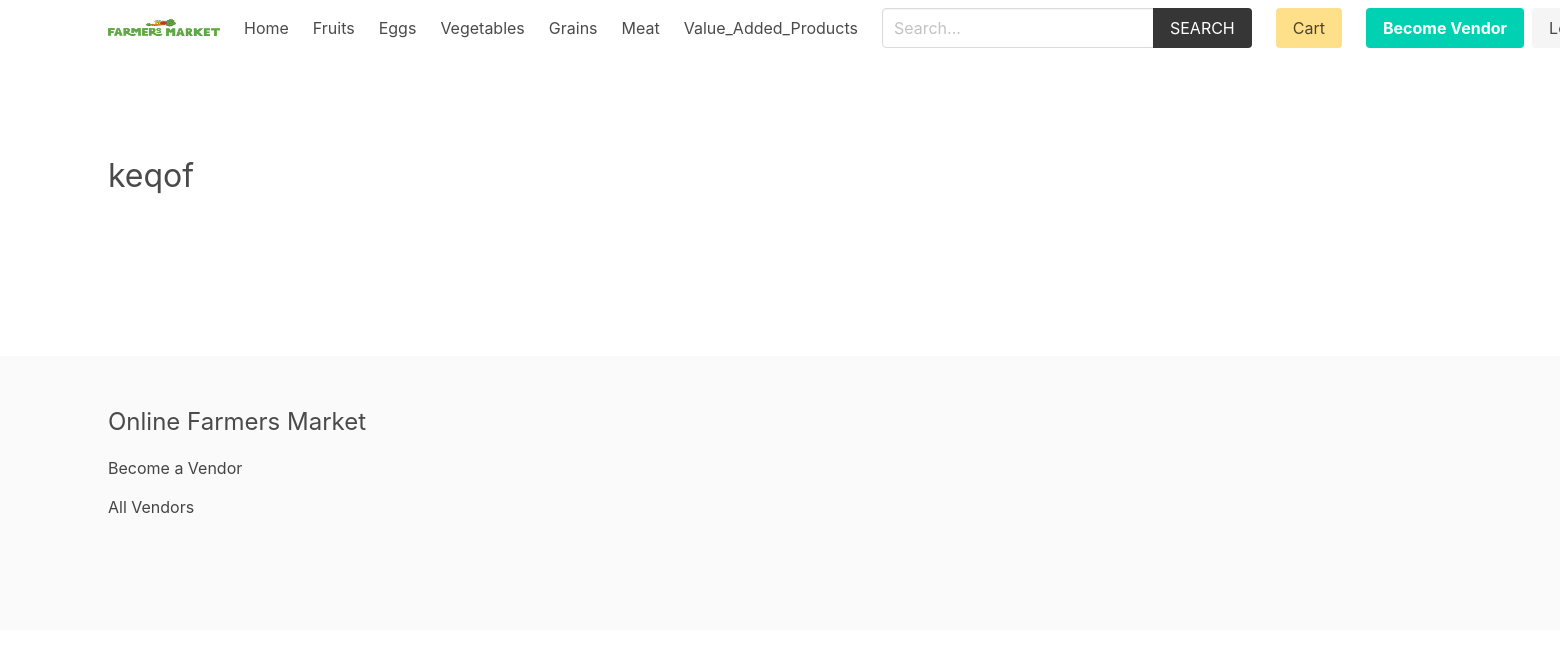
The page /vendor/2/ on the database as committed earlier.
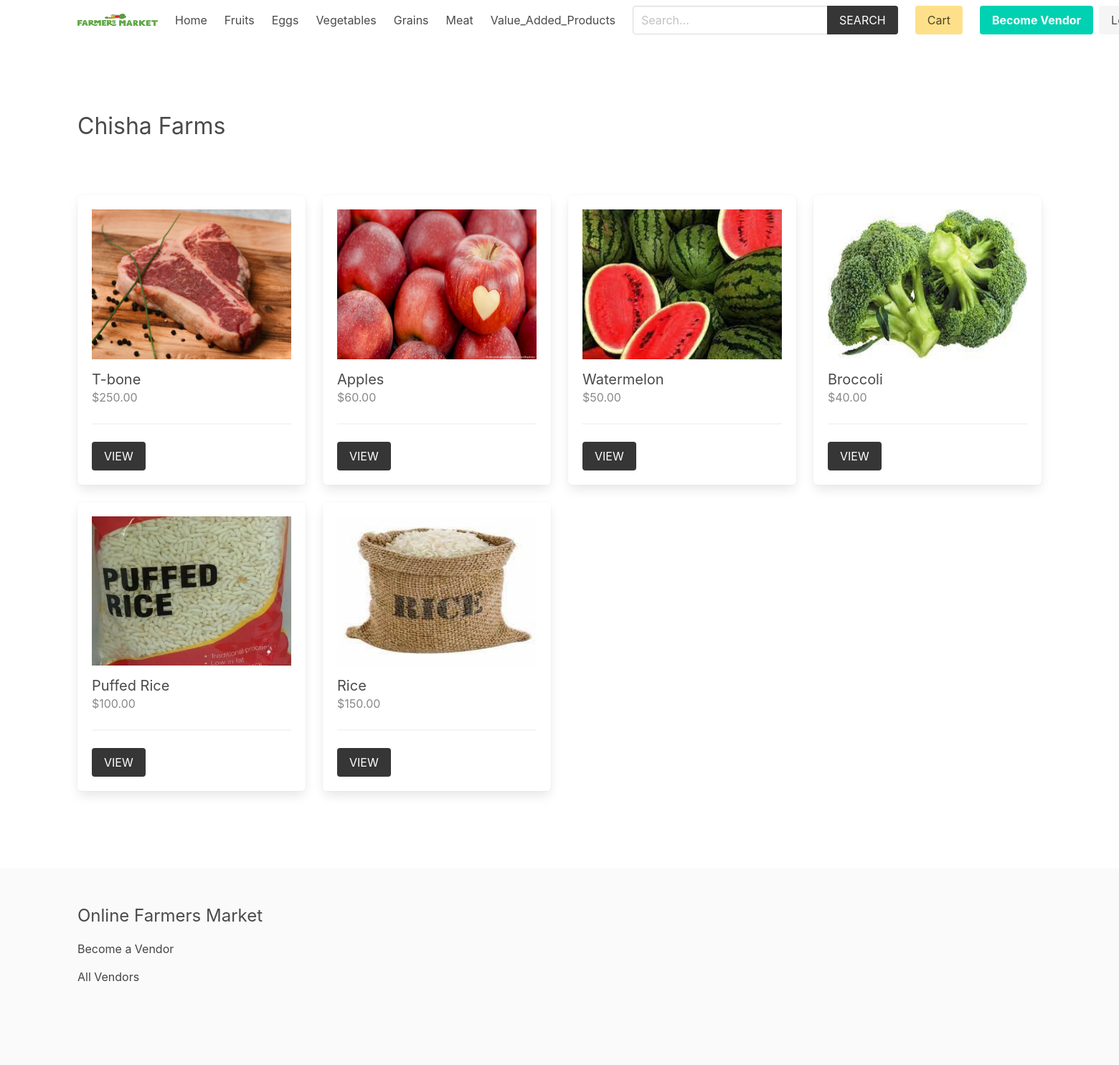
The same page on the database as committed later.
### product/models.py (models this page shows, shortened)
class Category(models.Model):
    title = models.CharField(max_length=50)
    slug = models.SlugField(max_length=55)
    ordering = models.IntegerField(default=0)
    class Meta:
        ordering = ['ordering']

class Product(models.Model):
    category = models.ForeignKey(Category, related_name='products', on_delete=models.CASCADE)
    vendor = models.ForeignKey(Vendor, related_name="products", on_delete=models.CASCADE)
    title = models.CharField(max_length=50)
    slug = models.SlugField(max_length=55)
    description = models.TextField(blank=True, null=True)
    price = models.DecimalField(max_digits=6, decimal_places=2)
    added_date = models.DateTimeField(auto_now_add=True)
    image = models.ImageField(upload_to='uploads/', blank=True, null=True)
    thumbnail = models.ImageField(upload_to='uploads/', blank=True, null=True) # Change uploads to thumbnails
    class Meta:
        ordering = ['-added_date']
    def get_thumbnail(self):
        if self.thumbnail:
            return self.thumbnail.url

### vendor/models.py (models this page shows, shortened)
class Vendor(models.Model):
    name = models.CharField(max_length=255)
    created_at = models.DateTimeField(auto_now_add=True)
    created_by = models.OneToOneField(User, related_name='vendor', on_delete=models.CASCADE)
    class Meta:
        ordering = ['name']

### vendor/views.py (the view)
# urls.py: path('vendor/', include('vendor.urls')),
def vendor(request, vendor_id):
    vendor = get_object_or_404(Vendor, pk=vendor_id)
    return render(request, 'vendor/vendor.html', {'vendor': vendor})

### cart/cart.py (called while the page is built)
    def __len__(self):
        return sum(item['quantity'] for item in self.cart.values())

### cart/context_processors.py (called while the page is built)
def cart(request):
    return {'cart': Cart(request)}

### product/context_processors.py (called while the page is built)
def menu_categories(request):
    categories = Category.objects.all()
    return {'categories': categories}

### templates/vendor/vendor.html (shortened to what this page needs)
{% extends 'core/base.html' %}
{% block content %}
    <div class="columns is-multiline mb-6">
        <div class="column is-12 has-test-centered mt-6 mb-6">
            <h2 class="is-size-3">{{vendor.name}}</h2>
        </div>
        {% for product in vendor.products.all %}
            {% include 'product/parts/list_item.html' %}
        {% endfor %}
    </div>
{% endblock content %}

### templates/core/base.html (shortened to what this page needs)
{% load static %}
<!DOCTYPE html>
<html lang="en">
<head>
    <link rel="stylesheet" href="https://cdn.jsdelivr.net/npm/bulma@0.9.2/css/bulma.min.css">
    <link rel="stylesheet" href="{% static 'css/main.css' %}">
</head>
<body>
    <div class="container">
        <nav class="navbar" role="navigation" aria-label="main navigation">
            <div class="navbar-brand">
                <a class="navbar-item" href="{% url 'core:home' %}">
                <img width="112" height=97">
                </a>
            </div>
            <div id="navbarBasicExample" class="navbar-menu">
                <div class="navbar-start">
                <a class="navbar-item" href="{% url 'core:home' %}">
                    Home
                </a>
                {% for category in categories %}
                    <a class="navbar-item" href="{% url 'product:category' category.slug %}">
                        {{category.title}}
                    </a>
                {% endfor %}
                </div>
                <div class="navbar-start">
                    <div class="navbar-item">
                        <form method="get" action="{% url 'product:search' %}">
                            <div class="field has-addons">
                                <div class="control">
                                    <input type="search" name="query" id="" class="input" placeholder="Search...">
                                </div>
                                <div class="control">
                                    <button class="button is-dark is-uppercase">Search</button>
                                </div>
                            </div>
                        </form>
                    </div>
                </div>
                <div class="navbar-end">
                <div class="navbar-item">
                    <a href="{% url 'cart:cart' %}" class="button is-warning">Cart {% if cart %}({{cart|length}}){% endif %}</a>
                </div>
                {% if request.user.is_authenticated %}
                <div class="navbar-item has-dropdown is-hoverable">
                    <a class="navbar-link is-capitalized">
                    {{user.vendor.name}}
                    </a>
                    <div class="navbar-dropdown">
                    <a class="navbar-item" href="{% url 'vendor:vendor-admin' %}">
                        Profile
                    </a>
                    <a class="navbar-item" href="{% url 'vendor:edit-vendor' %}">
                        Update Profile
                    </a>
                    <a class="navbar-item" href="{% url 'vendor:add-product' %}">
                        Add Product
                    </a>
                    <hr class="navbar-divider">
                    <a class="navbar-item" href="{% url 'vendor:logout' %}">
                        Logout
                    </a>
                    </div>
                </div>
                {% else %}
                <div class="navbar-item">
                    <div class="buttons">
                        <a class="button is-primary" href="{% url 'vendor:become-vendor' %}">
                            <strong>Become Vendor</strong>
                        </a>
                        <a class="button is-light" href="{% url 'vendor:login' %}">
                            Log in
                        </a>
                    </div>
                </div>
                {% endif %}
                </div>
            </div>
            </nav>
    </div>
    <section class="section">
        <div class="container">
            {% block content %}{% endblock content %}
        </div>
    </section>
    <footer class="footer">
        <div class="container">
            <h3 class="is-size-4 mb-4">Online Farmers Market</h3>
            {% if request.user.is_authenticated %}
                <a href="{% url 'vendor:vendor-admin' %}">Vendor Admin</a>
            {% else %}
                <a href="{% url 'vendor:become-vendor' %}">Become a Vendor</a>
            {% endif %}
            <br>
            <a href="{% url 'vendor:vendors' %}">All Vendors</a>
        </div>
    </footer>
</body>
</html>

### templates/product/parts/list_item.html
<div class="column is-3 product-list-item">
                <div class="box">
                    <figure class="image is-4by3 mb-4">
                        <img src="{{ product.get_thumbnail }}" alt="{{product.title}}">
                    </figure>
                    <h2 class="subtitle">{{product.title}}</h2>
                    <h3 class="price is-size-6 mb-5">${{product.price}}</h3>
                    <hr>
                    <a href="{% url 'product:product' product.category.slug product.slug %}" class="button is-dark is-uppercase">View</a>
                </div>
            </div>

Rows that differ between the two databases and show on the page:
changed Vendor: name "keqof" → "Chisha Farms"
added Product: get_thumbnail (picture), title "T-bone", price "250.00"
added Product: get_thumbnail (picture), title "Apples", price "60.00"
added Product: get_thumbnail (picture), title "Watermelon", price "50.00"
added Product: get_thumbnail (picture), title "Broccoli", price "40.00"
added Product: get_thumbnail (picture), title "Puffed Rice", price "100.00"
added Product: get_thumbnail (picture), title "Rice", price "150.00"
